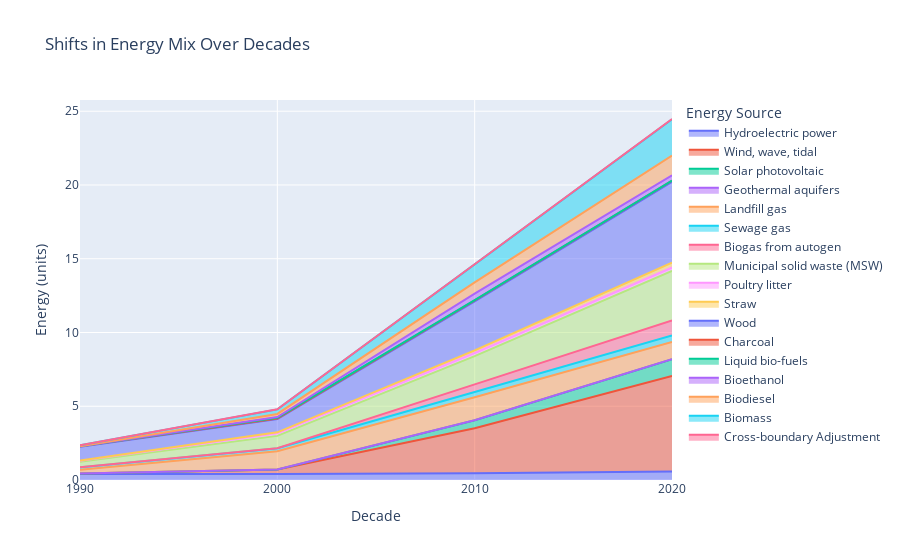

Here is the notebook cell this chart was saved with:
### Code cell
fig = px.area(df_decade, x=df_decade.index, y=df_decade.columns, 
              title="Shifts in Energy Mix Over Decades", 
              labels={'value': 'Energy (units)', 'variable': 'Energy Source'})

fig.update_layout(
    xaxis=dict(
        tickvals=[1990, 2000, 2010, 2020], 
        ticktext=["1990", "2000", "2010", "2020"]  
    )
)

fig.show()

### Figure 1 — Plotly figure (JSON) as saved in the notebook; plotly's stock layout.template omitted (floating-point values rounded to 4 significant figures)
{"data": [{"fillpattern": {"shape": ""}, "hovertemplate": "Energy Source=Hydroelectric power<br>Decade=%{x}<br>Energy (units)=%{y}<extra></extra>", "legendgroup": "Hydroelectric power", "line": {"color": "#636efa"}, "marker": {"symbol": "circle"}, "mode": "lines", "name": "Hydroelectric power", "orientation": "v", "showlegend": true, "stackgroup": "1", "type": "scatter", "x": [1990, 2000, 2010, 2020], "xaxis": "x", "y": [0.4106, 0.404, 0.4645, 0.58], "yaxis": "y"}, {"fillpattern": {"shape": ""}, "hovertemplate": "Energy Source=Wind, wave, tidal<br>Decade=%{x}<br>Energy (units)=%{y}<extra></extra>", "legendgroup": "Wind, wave, tidal", "line": {"color": "#EF553B"}, "marker": {"symbol": "circle"}, "mode": "lines", "name": "Wind, wave, tidal", "orientation": "v", "showlegend": true, "stackgroup": "1", "type": "scatter", "x": [1990, 2000, 2010, 2020], "xaxis": "x", "y": [0.0335, 0.3025, 3.046, 6.481], "yaxis": "y"}, {"fillpattern": {"shape": ""}, "hovertemplate": "Energy Source=Solar photovoltaic<br>Decade=%{x}<br>Energy (units)=%{y}<extra></extra>", "legendgroup": "Solar photovoltaic", "line": {"color": "#00cc96"}, "marker": {"symbol": "circle"}, "mode": "lines", "name": "Solar photovoltaic", "orientation": "v", "showlegend": true, "stackgroup": "1", "type": "scatter", "x": [1990, 2000, 2010, 2020], "xaxis": "x", "y": [0, 0.0006, 0.536, 1.131], "yaxis": "y"}, {"fillpattern": {"shape": ""}, "hovertemplate": "Energy Source=Geothermal aquifers<br>Decade=%{x}<br>Energy (units)=%{y}<extra></extra>", "legendgroup": "Geothermal aquifers", "line": {"color": "#ab63fa"}, "marker": {"symbol": "circle"}, "mode": "lines", "name": "Geothermal aquifers", "orientation": "v", "showlegend": true, "stackgroup": "1", "type": "scatter", "x": [1990, 2000, 2010, 2020], "xaxis": "x", "y": [0.001, 0.001, 0.001, 0.001], "yaxis": "y"}, {"fillpattern": {"shape": ""}, "hovertemplate": "Energy Source=Landfill gas<br>Decade=%{x}<br>Energy (units)=%{y}<extra></extra>", "legendgroup": "Landfill gas", "line": {"color": "#FFA15A"}, "marker": {"symbol": "circle"}, "mode": "lines", "name": "Landfill gas", "orientation": "v", "showlegend": true, "stackgroup": "1", "type": "scatter", "x": [1990, 2000, 2010, 2020], "xaxis": "x", "y": [0.2429, 1.249, 1.567, 1.16], "yaxis": "y"}, {"fillpattern": {"shape": ""}, "hovertemplate": "Energy Source=Sewage gas<br>Decade=%{x}<br>Energy (units)=%{y}<extra></extra>", "legendgroup": "Sewage gas", "line": {"color": "#19d3f3"}, "marker": {"symbol": "circle"}, "mode": "lines", "name": "Sewage gas", "orientation": "v", "showlegend": true, "stackgroup": "1", "type": "scatter", "x": [1990, 2000, 2010, 2020], "xaxis": "x", "y": [0.1716, 0.1939, 0.3574, 0.44], "yaxis": "y"}, {"fillpattern": {"shape": ""}, "hovertemplate": "Energy Source=Biogas from autogen<br>Decade=%{x}<br>Energy (units)=%{y}<extra></extra>", "legendgroup": "Biogas from autogen", "line": {"color": "#FF6692"}, "marker": {"symbol": "circle"}, "mode": "lines", "name": "Biogas from autogen", "orientation": "v", "showlegend": true, "stackgroup": "1", "type": "scatter", "x": [1990, 2000, 2010, 2020], "xaxis": "x", "y": [0, 0.0051, 0.5133, 1.021], "yaxis": "y"}, {"fillpattern": {"shape": ""}, "hovertemplate": "Energy Source=Municipal solid waste (MSW)<br>Decade=%{x}<br>Energy (units)=%{y}<extra></extra>", "legendgroup": "Municipal solid waste (MSW)", "line": {"color": "#B6E880"}, "marker": {"symbol": "circle"}, "mode": "lines", "name": "Municipal solid waste (MSW)", "orientation": "v", "showlegend": true, "stackgroup": "1", "type": "scatter", "x": [1990, 2000, 2010, 2020], "xaxis": "x", "y": [0.3785, 0.8341, 1.918, 3.367], "yaxis": "y"}, {"fillpattern": {"shape": ""}, "hovertemplate": "Energy Source=Poultry litter<br>Decade=%{x}<br>Energy (units)=%{y}<extra></extra>", "legendgroup": "Poultry litter", "line": {"color": "#FF97FF"}, "marker": {"symbol": "circle"}, "mode": "lines", "name": "Poultry litter", "orientation": "v", "showlegend": true, "stackgroup": "1", "type": "scatter", "x": [1990, 2000, 2010, 2020], "xaxis": "x", "y": [0.0723, 0.171, 0.2106, 0.223], "yaxis": "y"}, {"fillpattern": {"shape": ""}, "hovertemplate": "Energy Source=Straw<br>Decade=%{x}<br>Energy (units)=%{y}<extra></extra>", "legendgroup": "Straw", "line": {"color": "#FECB52"}, "marker": {"symbol": "circle"}, "mode": "lines", "name": "Straw", "orientation": "v", "showlegend": true, "stackgroup": "1", "type": "scatter", "x": [1990, 2000, 2010, 2020], "xaxis": "x", "y": [0.007, 0.0689, 0.1761, 0.338], "yaxis": "y"}, {"fillpattern": {"shape": ""}, "hovertemplate": "Energy Source=Wood<br>Decade=%{x}<br>Energy (units)=%{y}<extra></extra>", "legendgroup": "Wood", "line": {"color": "#636efa"}, "marker": {"symbol": "circle"}, "mode": "lines", "name": "Wood", "orientation": "v", "showlegend": true, "stackgroup": "1", "type": "scatter", "x": [1990, 2000, 2010, 2020], "xaxis": "x", "y": [0.9357, 0.9086, 3.325, 5.478], "yaxis": "y"}, {"fillpattern": {"shape": ""}, "hovertemplate": "Energy Source=Charcoal<br>Decade=%{x}<br>Energy (units)=%{y}<extra></extra>", "legendgroup": "Charcoal", "line": {"color": "#EF553B"}, "marker": {"symbol": "circle"}, "mode": "lines", "name": "Charcoal", "orientation": "v", "showlegend": true, "stackgroup": "1", "type": "scatter", "x": [1990, 2000, 2010, 2020], "xaxis": "x", "y": [0.0363, 0.035, 0.0708, 0.074], "yaxis": "y"}, {"fillpattern": {"shape": ""}, "hovertemplate": "Energy Source=Liquid bio-fuels<br>Decade=%{x}<br>Energy (units)=%{y}<extra></extra>", "legendgroup": "Liquid bio-fuels", "line": {"color": "#00cc96"}, "marker": {"symbol": "circle"}, "mode": "lines", "name": "Liquid bio-fuels", "orientation": "v", "showlegend": true, "stackgroup": "1", "type": "scatter", "x": [1990, 2000, 2010, 2020], "xaxis": "x", "y": [0, 0.0488, 0.0145, 0], "yaxis": "y"}, {"fillpattern": {"shape": ""}, "hovertemplate": "Energy Source=Bioethanol<br>Decade=%{x}<br>Energy (units)=%{y}<extra></extra>", "legendgroup": "Bioethanol", "line": {"color": "#ab63fa"}, "marker": {"symbol": "circle"}, "mode": "lines", "name": "Bioethanol", "orientation": "v", "showlegend": true, "stackgroup": "1", "type": "scatter", "x": [1990, 2000, 2010, 2020], "xaxis": "x", "y": [0, 0.0484, 0.4399, 0.359], "yaxis": "y"}, {"fillpattern": {"shape": ""}, "hovertemplate": "Energy Source=Biodiesel<br>Decade=%{x}<br>Energy (units)=%{y}<extra></extra>", "legendgroup": "Biodiesel", "line": {"color": "#FFA15A"}, "marker": {"symbol": "circle"}, "mode": "lines", "name": "Biodiesel", "orientation": "v", "showlegend": true, "stackgroup": "1", "type": "scatter", "x": [1990, 2000, 2010, 2020], "xaxis": "x", "y": [0, 0.2074, 0.7536, 1.335], "yaxis": "y"}, {"fillpattern": {"shape": ""}, "hovertemplate": "Energy Source=Biomass<br>Decade=%{x}<br>Energy (units)=%{y}<extra></extra>", "legendgroup": "Biomass", "line": {"color": "#19d3f3"}, "marker": {"symbol": "circle"}, "mode": "lines", "name": "Biomass", "orientation": "v", "showlegend": true, "stackgroup": "1", "type": "scatter", "x": [1990, 2000, 2010, 2020], "xaxis": "x", "y": [0.0623, 0.3107, 1.222, 2.469], "yaxis": "y"}, {"fillpattern": {"shape": ""}, "hovertemplate": "Energy Source=Cross-boundary Adjustment<br>Decade=%{x}<br>Energy (units)=%{y}<extra></extra>", "legendgroup": "Cross-boundary Adjustment", "line": {"color": "#FF6692"}, "marker": {"symbol": "circle"}, "mode": "lines", "name": "Cross-boundary Adjustment", "orientation": "v", "showlegend": true, "stackgroup": "1", "type": "scatter", "x": [1990, 2000, 2010, 2020], "xaxis": "x", "y": [0, 0.0037, 0.0124, 0.017], "yaxis": "y"}], "layout": {"legend": {"title": {"text": "Energy Source"}, "tracegroupgap": 0}, "title": {"text": "Shifts in Energy Mix Over Decades"}, "xaxis": {"anchor": "y", "domain": [0, 1], "ticktext": ["1990", "2000", "2010", "2020"], "tickvals": [1990, 2000, 2010, 2020], "title": {"text": "Decade"}}, "yaxis": {"anchor": "x", "domain": [0, 1], "title": {"text": "Energy (units)"}}}}
